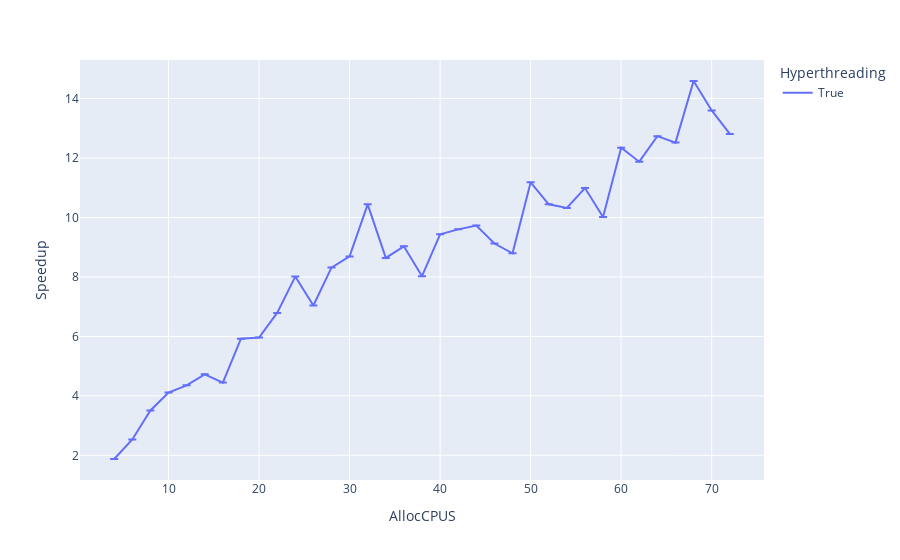

Notebook code for this chart:
### Code cell
fig.show()

### Figure 1 — Plotly figure (JSON) as saved in the notebook; plotly's stock layout.template omitted (floating-point values rounded to 4 significant figures; data arrays with more than 128 entries replaced by an {"elided": "..."} marker saying what was removed)
{"data": [{"customdata": {"elided": "35x6 float values"}, "error_y": {"array": [null, null, null, null, null, null, null, null, null, null, null, null, null, null, null, null, null, null, null, null, null, null, null, null, null, null, null, null, null, null, null, null, null, null, null]}, "hovertemplate": "Elapsed_s=%{customdata[3]}<br>CpuEfficiency=%{customdata[4]:.0%}<br>MaxRSS=%{customdata[5]:.2s%}<extra></extra>", "legendgroup": "True", "line": {"color": "#636efa", "dash": "solid"}, "mode": "lines", "name": "True", "orientation": "v", "showlegend": true, "type": "scatter", "x": [4, 6, 8, 10, 12, 14, 16, 18, 20, 22, 24, 26, 28, 30, 32, 34, 36, 38, 40, 42, 44, 46, 48, 50, 52, 54, 56, 58, 60, 62, 64, 66, 68, 70, 72], "xaxis": "x", "y": [1.876, 2.532, 3.508, 4.11, 4.354, 4.722, 4.446, 5.922, 5.962, 6.789, 8.011, 7.038, 8.313, 8.69, 10.44, 8.639, 9.029, 8.026, 9.435, 9.599, 9.726, 9.122, 8.794, 11.18, 10.44, 10.32, 10.99, 10.01, 12.34, 11.88, 12.73, 12.52, 14.59, 13.6, 12.81], "yaxis": "y"}], "layout": {"autosize": true, "legend": {"title": {"text": "Hyperthreading"}, "tracegroupgap": 0}, "margin": {"t": 60}, "xaxis": {"anchor": "y", "autorange": true, "domain": [0, 1], "range": [0.2222, 75.78], "title": {"text": "AllocCPUS"}, "type": "linear"}, "yaxis": {"anchor": "x", "autorange": true, "domain": [0, 1], "range": [1.169, 15.3], "title": {"text": "Speedup"}, "type": "linear"}}}
